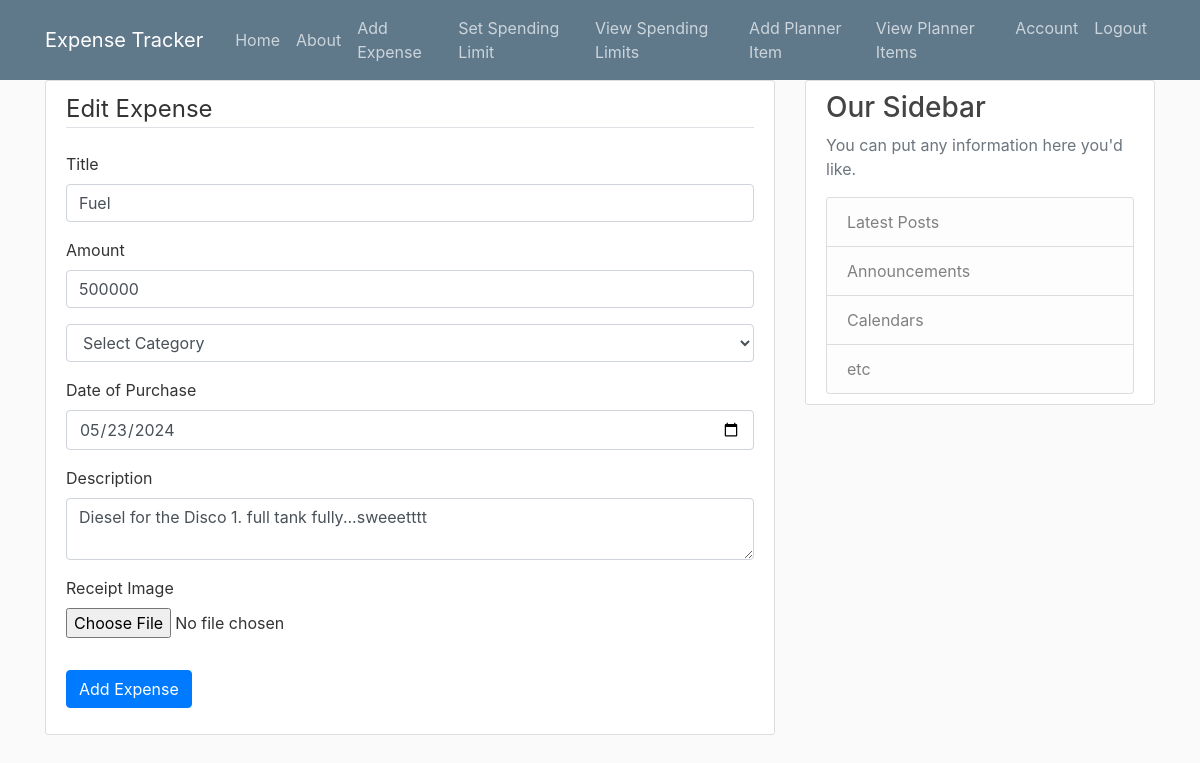
The page /expense/3/edit (signed in) on the database its author committed.
### expense_app/models.py (models this page shows, shortened)
class Expenses(db.Model):
    id = db.Column(db.Integer, primary_key=True)
    title = db.Column(db.String(100), nullable=False)
    amount = db.Column(db.Integer, nullable=False)
    category = db.Column(db.String(50), nullable=False)
    date_of_purchase = db.Column(db.DateTime, nullable=False,
                                 default=datetime.utcnow)
    description = db.Column(db.Text)
    receipt_image = db.Column(db.String(20), nullable=False,
                           default='default_receipt.png')
    user_id = db.Column(db.Integer, db.ForeignKey('user.id'), nullable=False)

### expense_app/routes.py (the view)
@app.route("/expense/<int:expense_id>/edit", methods=['GET', 'POST'])
@login_required
def edit_expense(expense_id):
    expense = Expenses.query.get_or_404(expense_id)
    if expense.author != current_user:
        abort(403)
    form = ExpenseForm()
    if form.validate_on_submit():
        if form.picture.data:
            picture_file = save_receipt_picture(form.picture.data)
            expense.receipt_image = picture_file
        expense.title = form.title.data
        expense.amount = form.amount.data
        expense.category = form.category.data
        expense.date_of_purchase = form.date_of_purchase.data
        expense.description = form.description.data
        db.session.commit()
        flash('Your expense has been updated!', 'success')
        return redirect(url_for('expenses', expense_id=expense.id))
    elif request.method == 'GET':
        form.title.data = expense.title
        form.amount.data = expense.amount
        form.category.data = expense.category
        form.date_of_purchase.data = expense.date_of_purchase
        form.description.data = expense.description
    return render_template('create_expense.html', title='Edit Expense', form=form, legend='Edit Expense')

### expense_app/forms.py
class ExpenseForm(FlaskForm):
    title = StringField('Title', validators=[DataRequired(), Length(max=100)])
    amount = IntegerField('Amount', validators=[DataRequired()])
    category = SelectField('Category', choices=[
        ('Miscellaneous', 'Miscellaneous'),
        ('Food', 'Food'),
        ('Transportation', 'Transportation'),
        ('Groceries', 'Groceries'),
        ('Clothing', 'Clothing'),
        ('Household', 'Household'),
        ('Rent', 'Rent'),
        ('Bills and Taxes', 'Bills and Taxes'),
        ('Vacations', 'Vacations')
    ], validators=[DataRequired()])
    date_of_purchase = DateField('Date of Purchase', format='%Y-%m-%d', validators=[DataRequired()])
    description = TextAreaField('Description')
    picture = FileField('Receipt Image', validators=[FileAllowed(['jpg', 'jpeg', 'png'], 'Images only!')])
    submit = SubmitField('Add Expense')

### expense_app/models.py (called while the page is built)
@login_manager.user_loader
def load_user(user_id):
    return User.query.get(int(user_id))

### expense_app/templates/create_expense.html (shortened to what this page needs)
{% extends "layout.html" %}
{% block content %}
    <div class="content-section">
        <form method="POST" action="" enctype="multipart/form-data">
            <fieldset class="form-group">
                <legend class="border-bottom mb-4">{{ legend }}</legend>
                <div class="form-group">
                    {{ form.title.label(class="form-control-label") }}
                    {% if form.title.errors %}
                        {{ form.title(class="form-control is-invalid") }}
                        <div class="invalid-feedback">
                            {% for error in form.title.errors %}
                                <span>{{ error }}</span>
                            {% endfor %}
                        </div>
                    {% else %}
                        {{ form.title(class="form-control") }}
                    {% endif %}
                </div>
                <div class="form-group">
                    {{ form.amount.label(class="form-control-label") }}
                    {% if form.amount.errors %}
                        {{ form.amount(class="form-control is-invalid") }}
                        <div class="invalid-feedback">
                            {% for error in form.amount.errors %}
                                <span>{{ error }}</span>
                            {% endfor %}
                        </div>
                    {% else %}
                        {{ form.amount(class="form-control") }}
                    {% endif %}
                </div>
                <div class="form-group">
                    <select name="category" id="category" class="form-control">
                        <option value="Miscellaneous" selected="selected">Select Category</option>
                    </select>
                </div>
                <div class="form-group">
                    {{ form.date_of_purchase.label(class="form-control-label") }}
                    {% if form.date_of_purchase.errors %}
                        {{ form.date_of_purchase(class="form-control is-invalid") }}
                        <div class="invalid-feedback">
                            {% for error in form.date_of_purchase.errors %}
                                <span>{{ error }}</span>
                            {% endfor %}
                        </div>
                    {% else %}
                        {{ form.date_of_purchase(class="form-control") }}
                    {% endif %}
                </div>
                <div class="form-group">
                    {{ form.description.label(class="form-control-label") }}
                    {% if form.description.errors %}
                        {{ form.description(class="form-control is-invalid") }}
                        <div class="invalid-feedback">
                            {% for error in form.description.errors %}
                                <span>{{ error }}</span>
                            {% endfor %}
                        </div>
                    {% else %}
                        {{ form.description(class="form-control") }}
                    {% endif %}
                </div>
                <div class="form-group">
                    {{ form.picture.label() }}
                    {{ form.picture(class="form-control-file") }}
                </div>
            </fieldset>
            <div class="form-group">
                <button type="submit" class="btn btn-primary">Add Expense</button>
            </div>
        </form>
    </div>
{% endblock %}

### expense_app/static/main.css (style rules this page uses)
body { background: #fafafa; color: #333333; margin-top: 5rem; }
.content-section { background: #ffffff; padding: 10px 20px; border: 1px solid #dddddd; border-radius: 3px; margin-bottom: 20px; }

### rows shown on the page
Expenses: title "Fuel", amount "500000", date_of_purchase "05/23/2024", description "Diesel for the Disco 1. full tank fully...sweeetttt"

### other values the page prints
{{ legend }} "Edit Expense"
